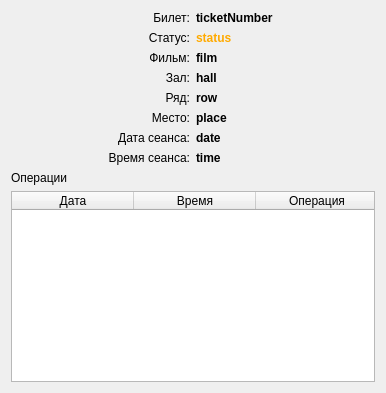
<?xml version="1.0" encoding="UTF-8"?>
<ui version="4.0">
 <class>TicketInfoDialog</class>
 <widget class="QDialog" name="TicketInfoDialog">
  <property name="geometry">
   <rect>
    <x>0</x>
    <y>0</y>
    <width>386</width>
    <height>393</height>
   </rect>
  </property>
  <property name="windowTitle">
   <string>Информация про билет</string>
  </property>
  <layout class="QGridLayout" name="gridLayout">
   <item row="0" column="0">
    <widget class="QLabel" name="ticketNumberLabel">
     <property name="text">
      <string>Билет:</string>
     </property>
     <property name="alignment">
      <set>Qt::AlignRight|Qt::AlignTrailing|Qt::AlignVCenter</set>
     </property>
    </widget>
   </item>
   <item row="7" column="0">
    <widget class="QLabel" name="dateLabel">
     <property name="text">
      <string>Дата сеанса:</string>
     </property>
     <property name="alignment">
      <set>Qt::AlignRight|Qt::AlignTrailing|Qt::AlignVCenter</set>
     </property>
    </widget>
   </item>
   <item row="6" column="1">
    <widget class="QLabel" name="placeText">
     <property name="text">
      <string>&lt;html&gt;&lt;head/&gt;&lt;body&gt;&lt;p&gt;&lt;span style=&quot; font-weight:600;&quot;&gt;place&lt;/span&gt;&lt;/p&gt;&lt;/body&gt;&lt;/html&gt;</string>
     </property>
    </widget>
   </item>
   <item row="11" column="0" colspan="2">
    <widget class="QTableWidget" name="operationsTable">
     <property name="horizontalScrollBarPolicy">
      <enum>Qt::ScrollBarAlwaysOff</enum>
     </property>
     <property name="selectionMode">
      <enum>QAbstractItemView::SingleSelection</enum>
     </property>
     <property name="selectionBehavior">
      <enum>QAbstractItemView::SelectRows</enum>
     </property>
     <attribute name="horizontalHeaderCascadingSectionResizes">
      <bool>true</bool>
     </attribute>
     <attribute name="horizontalHeaderDefaultSectionSize">
      <number>122</number>
     </attribute>
     <attribute name="horizontalHeaderStretchLastSection">
      <bool>true</bool>
     </attribute>
     <attribute name="verticalHeaderVisible">
      <bool>false</bool>
     </attribute>
     <column>
      <property name="text">
       <string>Дата</string>
      </property>
     </column>
     <column>
      <property name="text">
       <string>Время</string>
      </property>
     </column>
     <column>
      <property name="text">
       <string>Операция</string>
      </property>
     </column>
    </widget>
   </item>
   <item row="10" column="0">
    <widget class="QLabel" name="operationsLabel">
     <property name="text">
      <string>Операции</string>
     </property>
    </widget>
   </item>
   <item row="8" column="1">
    <widget class="QLabel" name="timeText">
     <property name="text">
      <string>&lt;html&gt;&lt;head/&gt;&lt;body&gt;&lt;p&gt;&lt;span style=&quot; font-weight:600;&quot;&gt;time&lt;/span&gt;&lt;/p&gt;&lt;/body&gt;&lt;/html&gt;</string>
     </property>
    </widget>
   </item>
   <item row="7" column="1">
    <widget class="QLabel" name="dateText">
     <property name="text">
      <string>&lt;html&gt;&lt;head/&gt;&lt;body&gt;&lt;p&gt;&lt;span style=&quot; font-weight:600;&quot;&gt;date&lt;/span&gt;&lt;/p&gt;&lt;/body&gt;&lt;/html&gt;</string>
     </property>
    </widget>
   </item>
   <item row="8" column="0">
    <widget class="QLabel" name="timeLabel">
     <property name="text">
      <string>Время сеанса:</string>
     </property>
     <property name="alignment">
      <set>Qt::AlignRight|Qt::AlignTrailing|Qt::AlignVCenter</set>
     </property>
    </widget>
   </item>
   <item row="6" column="0">
    <widget class="QLabel" name="placeLabel">
     <property name="text">
      <string>Место:</string>
     </property>
     <property name="alignment">
      <set>Qt::AlignRight|Qt::AlignTrailing|Qt::AlignVCenter</set>
     </property>
    </widget>
   </item>
   <item row="0" column="1">
    <widget class="QLabel" name="ticketNumberText">
     <property name="text">
      <string>&lt;html&gt;&lt;head/&gt;&lt;body&gt;&lt;p&gt;&lt;span style=&quot; font-weight:600;&quot;&gt;ticketNumber&lt;/span&gt;&lt;/p&gt;&lt;/body&gt;&lt;/html&gt;</string>
     </property>
    </widget>
   </item>
   <item row="5" column="1">
    <widget class="QLabel" name="rowText">
     <property name="text">
      <string>&lt;html&gt;&lt;head/&gt;&lt;body&gt;&lt;p&gt;&lt;span style=&quot; font-weight:600;&quot;&gt;row&lt;/span&gt;&lt;/p&gt;&lt;/body&gt;&lt;/html&gt;</string>
     </property>
    </widget>
   </item>
   <item row="5" column="0">
    <widget class="QLabel" name="rowLabel">
     <property name="text">
      <string>Ряд:</string>
     </property>
     <property name="alignment">
      <set>Qt::AlignRight|Qt::AlignTrailing|Qt::AlignVCenter</set>
     </property>
    </widget>
   </item>
   <item row="4" column="1">
    <widget class="QLabel" name="hallText">
     <property name="text">
      <string>&lt;html&gt;&lt;head/&gt;&lt;body&gt;&lt;p&gt;&lt;span style=&quot; font-weight:600;&quot;&gt;hall&lt;/span&gt;&lt;/p&gt;&lt;/body&gt;&lt;/html&gt;</string>
     </property>
    </widget>
   </item>
   <item row="4" column="0">
    <widget class="QLabel" name="hallLabel">
     <property name="text">
      <string>Зал:</string>
     </property>
     <property name="alignment">
      <set>Qt::AlignRight|Qt::AlignTrailing|Qt::AlignVCenter</set>
     </property>
    </widget>
   </item>
   <item row="3" column="1">
    <widget class="QLabel" name="filmText">
     <property name="text">
      <string>&lt;html&gt;&lt;head/&gt;&lt;body&gt;&lt;p&gt;&lt;span style=&quot; font-weight:600;&quot;&gt;film&lt;/span&gt;&lt;/p&gt;&lt;/body&gt;&lt;/html&gt;</string>
     </property>
    </widget>
   </item>
   <item row="3" column="0">
    <widget class="QLabel" name="filmLabel">
     <property name="text">
      <string>Фильм:</string>
     </property>
     <property name="alignment">
      <set>Qt::AlignRight|Qt::AlignTrailing|Qt::AlignVCenter</set>
     </property>
    </widget>
   </item>
   <item row="1" column="0">
    <widget class="QLabel" name="statusLabel">
     <property name="text">
      <string>Статус:</string>
     </property>
     <property name="alignment">
      <set>Qt::AlignRight|Qt::AlignTrailing|Qt::AlignVCenter</set>
     </property>
    </widget>
   </item>
   <item row="1" column="1">
    <widget class="QLabel" name="statusText">
     <property name="text">
      <string>&lt;html&gt;&lt;head/&gt;&lt;body&gt;&lt;p&gt;&lt;span style=&quot; font-weight:600; color:#ffaa00;&quot;&gt;status&lt;/span&gt;&lt;/p&gt;&lt;/body&gt;&lt;/html&gt;</string>
     </property>
    </widget>
   </item>
  </layout>
 </widget>
 <resources/>
 <connections/>
</ui>
